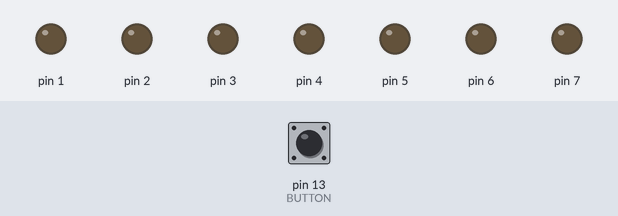
Bench run of a sketch on a simulated Arduino Uno, built with avr-gcc and run on an emulated ATmega328P. On the bench: output pins drawn as LEDs (lit = HIGH). Inputs (shaded band) come from the test bench; at power-on: pin 13 (BUTTON) LOW. Random numbers use the default seed unless the sketch sets one.

Above: at 1.2 s.
1.3 s: pin 13 (BUTTON) pulled HIGH for 0.15 s
At 2.5 s:
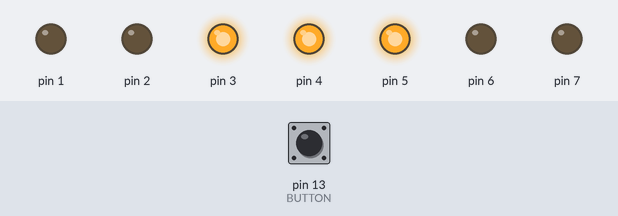
2.9 s: pin 13 (BUTTON) pulled HIGH for 1 s
At 4.9 s:
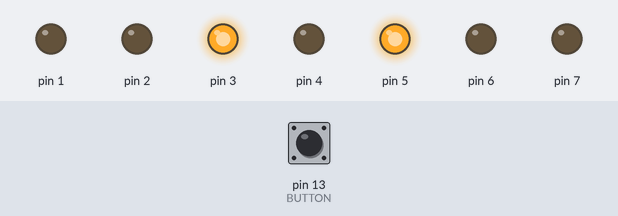
5.4 s: pin 13 (BUTTON) pulled HIGH for 3.2 s
At 9.7 s:
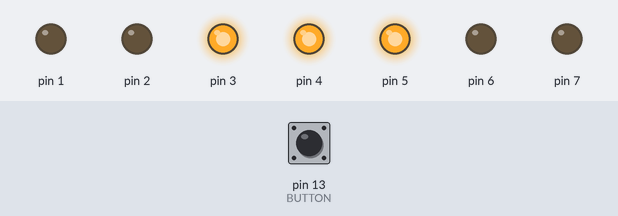
10.1 s: pin 13 (BUTTON) pulled HIGH for 0.15 s
At 11.4 s:
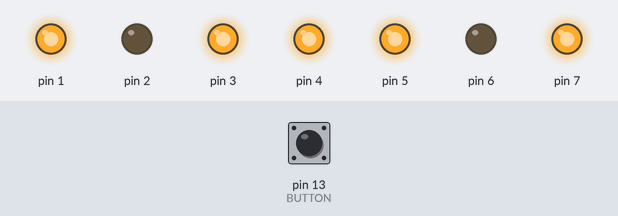
11.7 s: pin 13 (BUTTON) pulled HIGH for 0.15 s
At 12.8 s:
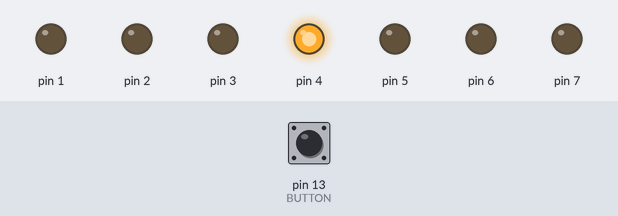
13.3 s: pin 13 (BUTTON) pulsed HIGH 5 times (0.12 s each, 0.3 s apart)
At 14.5 s:
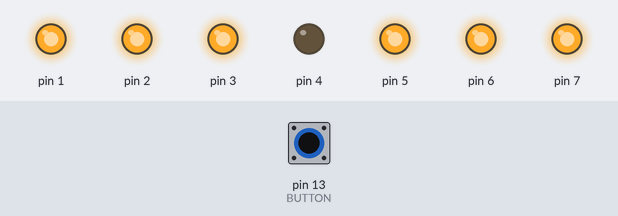
Timing chart, 0 to 16.3 s (numbered marks = the images above; inputs shaded):
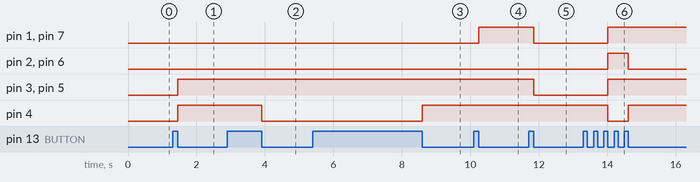

Measured:
- after the input at 1.3 s, pin 3–5: LOW → HIGH after 0.15 s
- after the input at 2.9 s, pin 4: HIGH → LOW after 1.0 s
- after the input at 5.4 s, pin 4: LOW → HIGH after 3.2 s
- after the input at 10.1 s, pin 1, pin 7: LOW → HIGH after 0.15 s
- after the input at 11.7 s, pin 1, pin 3, pin 5, pin 7: HIGH → LOW after 0.15 s
- after the input at 13.3 s, pin 1, pin 3, pin 5, pin 7: LOW → HIGH after 0.72 s; pin 2, pin 6: LOW → HIGH after 0.72 s, → LOW 0.60 s later; pin 4: HIGH → LOW after 0.72 s, → HIGH 0.60 s later

The sketch:

dice.ino
```cpp
const int BUTTON = 13;

const int NUMS[6][7] = {
  {0, 0, 0, 1, 0, 0, 0},
  {0, 0, 1, 0, 1, 0, 0},
  {0, 0, 1, 1, 1, 0, 0},
  {1, 0, 1, 0, 1, 0, 1},
  {1, 0, 1, 1, 1, 0, 1},
  {1, 1, 1, 0, 1, 1, 1},
};
const byte STATES[] = {LOW, HIGH};

byte lastButtonState = LOW;

void dice(int num) {
  for (int i = 0; i < 7; i++) {
    digitalWrite(i+1, STATES[NUMS[num][i]]);
  }
}

void setup() {
  randomSeed(analogRead(0));
  for (int i = 1; i <= 7; i++) {
    pinMode(i, OUTPUT);
  }
  pinMode(BUTTON, INPUT);

}

void loop() {

  byte buttonState = digitalRead(BUTTON);
  if (buttonState != lastButtonState && buttonState == LOW) {
      int nRandom = random(0, 6);
      dice(nRandom);

  }
  lastButtonState = buttonState;
}
```
